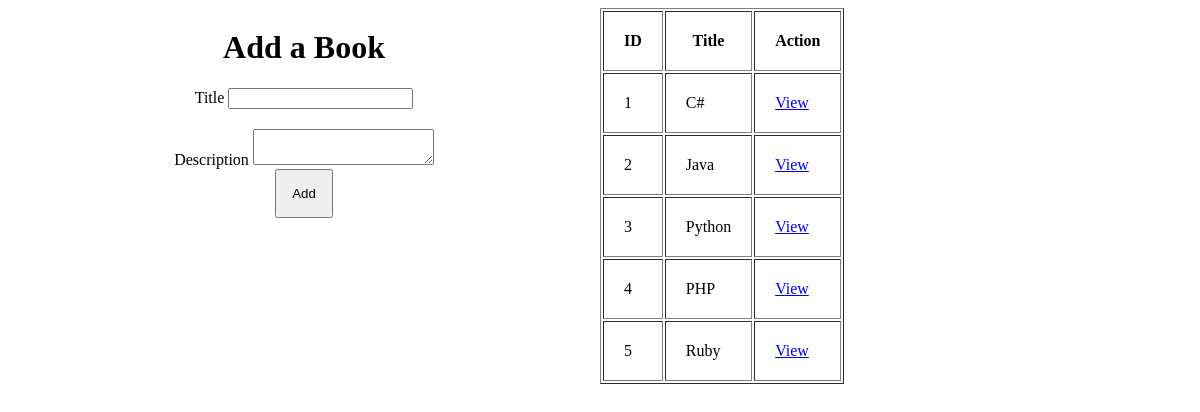
Before: / with the older database file.
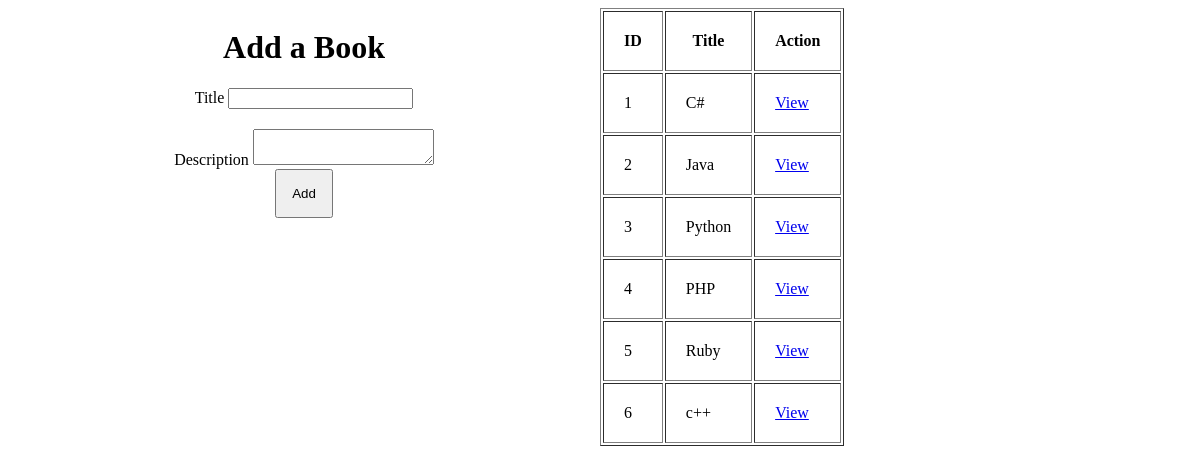
After: the same page with the newer database file.
### books_authors_app/models.py (models this page shows)
class Book(models.Model):
    title = models.CharField(max_length=255)
    desc = models.TextField()
    created_at = models.DateTimeField(auto_now_add=True)
    updated_at = models.DateTimeField(auto_now=True)

### books_authors_app/views.py (the view)
# urls.py: path('',views.index),
def index(request):
    if request.method == 'POST':
        Book.objects.create(
        title = request.POST.get('title'),
        desc = request.POST.get('desc'),
        )
        return redirect('/')
    context = {
        'books' : Book.objects.all(),
    }
    return render(request,'index.html',context)

### books_authors_app/templates/index.html (shortened to what this page needs)
<!DOCTYPE html>
<html lang="en">
<head>
</head>
<body>
    <div class="flex">
        <div class="flex1">
            <h1 style="text-align: center;">Add a Book</h1>
            <form action="" method="post" style="text-align: center;">
                <label for="title">Title</label>
                <input type="text" style="margin-bottom: 20px;" name="title"><br>
                <label for="desc" >Description</label>
                <textarea name="desc" id="desc" cols="20" rows="2"></textarea>
                <br>
                <button type="submit" style="padding: 15px;">Add</button>
            </form>
        </div>
        <div class="flex2">
            <table border="1" cellspacing="2" cellpadding="20">
                <thead>
                    <tr>
                        <th>ID</th>
                        <th>Title</th>
                        <th>Action</th>
                    </tr>
                </thead>
                <tbody>
                    {% for book in books %}
                    <tr>
                        <td>{{book.id}}</td>
                        <td>{{book.title}}</td>
                        <td><a href="{% url 'book_detail' book.id %}">View</a></td>
                    </tr>
                    {% endfor %}
                </tbody>
            </table>
        </div>
    </div>
</body>
</html>

### books_authors_app/templates/index.html (style rules this page uses)
.flex { display: flex; }
.flex1,.flex2 { flex: 2; }

Changed rows visible on the page:
added Book: id "6", title "c++"
